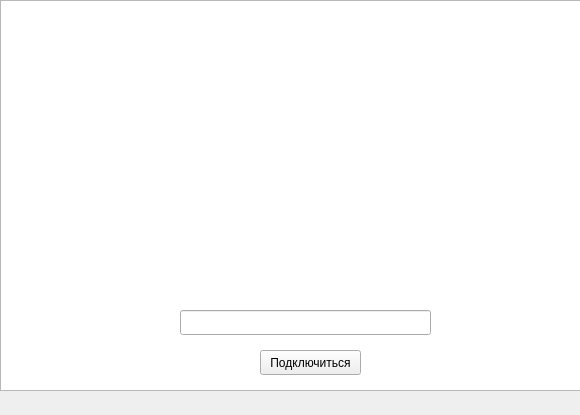
<?xml version="1.0" encoding="UTF-8"?>
<ui version="4.0">
 <class>MainWindow</class>
 <widget class="QMainWindow" name="MainWindow">
  <property name="geometry">
   <rect>
    <x>0</x>
    <y>0</y>
    <width>580</width>
    <height>415</height>
   </rect>
  </property>
  <property name="windowTitle">
   <string>MainWindow</string>
  </property>
  <widget class="QWidget" name="centralWidget">
   <widget class="QLabel" name="MainPicture">
    <property name="geometry">
     <rect>
      <x>0</x>
      <y>0</y>
      <width>580</width>
      <height>415</height>
     </rect>
    </property>
    <property name="autoFillBackground">
     <bool>false</bool>
    </property>
    <property name="text">
     <string/>
    </property>
    <property name="pixmap">
     <pixmap resource="resources.qrc">:/img/MainPicture.jpg</pixmap>
    </property>
    <property name="scaledContents">
     <bool>true</bool>
    </property>
   </widget>
   <widget class="QGraphicsView" name="Frame">
    <property name="enabled">
     <bool>true</bool>
    </property>
    <property name="geometry">
     <rect>
      <x>0</x>
      <y>0</y>
      <width>581</width>
      <height>391</height>
     </rect>
    </property>
   </widget>
   <widget class="QPushButton" name="Connection">
    <property name="geometry">
     <rect>
      <x>260</x>
      <y>350</y>
      <width>101</width>
      <height>25</height>
     </rect>
    </property>
    <property name="text">
     <string>Подключиться</string>
    </property>
   </widget>
   <widget class="QLineEdit" name="InputLine">
    <property name="enabled">
     <bool>true</bool>
    </property>
    <property name="geometry">
     <rect>
      <x>180</x>
      <y>310</y>
      <width>251</width>
      <height>25</height>
     </rect>
    </property>
    <property name="mouseTracking">
     <bool>true</bool>
    </property>
    <property name="acceptDrops">
     <bool>true</bool>
    </property>
    <property name="toolTipDuration">
     <number>-1</number>
    </property>
    <property name="autoFillBackground">
     <bool>true</bool>
    </property>
    <property name="frame">
     <bool>true</bool>
    </property>
    <property name="echoMode">
     <enum>QLineEdit::Normal</enum>
    </property>
    <property name="readOnly">
     <bool>false</bool>
    </property>
    <property name="clearButtonEnabled">
     <bool>false</bool>
    </property>
   </widget>
   <zorder>Frame</zorder>
   <zorder>MainPicture</zorder>
   <zorder>Connection</zorder>
   <zorder>InputLine</zorder>
  </widget>
  <widget class="QMenuBar" name="menuBar">
   <property name="geometry">
    <rect>
     <x>0</x>
     <y>0</y>
     <width>580</width>
     <height>22</height>
    </rect>
   </property>
  </widget>
 </widget>
 <layoutdefault spacing="6" margin="11"/>
 <resources>
  <include location="resources.qrc"/>
 </resources>
 <connections/>
</ui>
